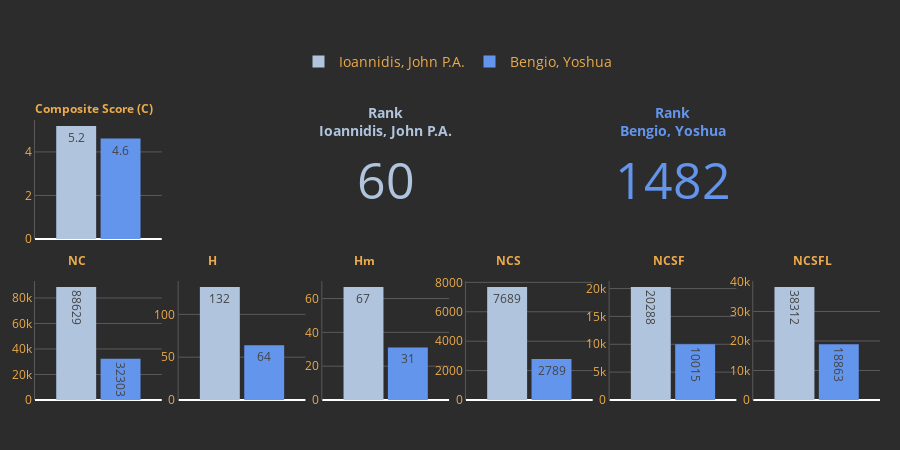

Notebook source saved alongside this figure:
### Code cell
#| label: fig4cell
from Dash_client import TwoPercentersClient
import plotly.io as pio
pio.renderers.default = "plotly_mimetype"


client = TwoPercentersClient()

#client.interactive_author_comparison()
client.interactive_author_comparison()

### Figure 1 — Plotly figure (JSON) as saved in the notebook; plotly's stock layout.template omitted (floating-point values rounded to 4 significant figures)
{"data": [{"hovertemplate": "Composite Score (C)<br>Ioannidis, John P.A.: %{text}<extra></extra>", "legendgroup": "author1", "marker": {"color": "lightsteelblue", "line": {"width": 0}}, "name": "Ioannidis, John P.A.", "showlegend": true, "text": ["5.2"], "textposition": "auto", "type": "bar", "x": [""], "xaxis": "x", "y": [5.193], "yaxis": "y"}, {"hovertemplate": "Composite Score (C)<br>Bengio, Yoshua: %{text}<extra></extra>", "legendgroup": "author2", "marker": {"color": "cornflowerblue", "line": {"width": 0}}, "name": "Bengio, Yoshua", "showlegend": true, "text": ["4.6"], "textposition": "auto", "type": "bar", "x": [""], "xaxis": "x", "y": [4.615], "yaxis": "y"}, {"domain": {"x": [0.34, 0.49], "y": [0.575, 1]}, "mode": "number", "number": {"font": {"color": "lightsteelblue", "size": 50}}, "title": {"font": {"color": "lightsteelblue", "size": 14}, "text": "<b>Rank<br>Ioannidis, John P.A.</b>"}, "type": "indicator", "value": 60}, {"domain": {"x": [0.68, 0.83], "y": [0.575, 1]}, "mode": "number", "number": {"font": {"color": "cornflowerblue", "size": 50}}, "title": {"font": {"color": "cornflowerblue", "size": 14}, "text": "<b>Rank<br>Bengio, Yoshua</b>"}, "type": "indicator", "value": 1482}, {"hovertemplate": "Number of citations<br>Ioannidis, John P.A.: %{text}<extra></extra>", "legendgroup": "author1", "marker": {"color": "lightsteelblue", "line": {"width": 0}}, "name": "Ioannidis, John P.A.", "showlegend": false, "text": ["88629"], "textposition": "auto", "type": "bar", "x": [""], "xaxis": "x2", "y": [88629], "yaxis": "y2"}, {"hovertemplate": "Number of citations<br>Bengio, Yoshua: %{text}<extra></extra>", "legendgroup": "author2", "marker": {"color": "cornflowerblue", "line": {"width": 0}}, "name": "Bengio, Yoshua", "showlegend": false, "text": ["32303"], "textposition": "auto", "type": "bar", "x": [""], "xaxis": "x2", "y": [32303], "yaxis": "y2"}, {"hovertemplate": "H-index<br>Ioannidis, John P.A.: %{text}<extra></extra>", "legendgroup": "author1", "marker": {"color": "lightsteelblue", "line": {"width": 0}}, "name": "Ioannidis, John P.A.", "showlegend": false, "text": ["132"], "textposition": "auto", "type": "bar", "x": [""], "xaxis": "x3", "y": [132], "yaxis": "y3"}, {"hovertemplate": "H-index<br>Bengio, Yoshua: %{text}<extra></extra>", "legendgroup": "author2", "marker": {"color": "cornflowerblue", "line": {"width": 0}}, "name": "Bengio, Yoshua", "showlegend": false, "text": ["64"], "textposition": "auto", "type": "bar", "x": [""], "xaxis": "x3", "y": [64], "yaxis": "y3"}, {"hovertemplate": "Hm-index<br>Ioannidis, John P.A.: %{text}<extra></extra>", "legendgroup": "author1", "marker": {"color": "lightsteelblue", "line": {"width": 0}}, "name": "Ioannidis, John P.A.", "showlegend": false, "text": ["67"], "textposition": "auto", "type": "bar", "x": [""], "xaxis": "x4", "y": [66.85], "yaxis": "y4"}, {"hovertemplate": "Hm-index<br>Bengio, Yoshua: %{text}<extra></extra>", "legendgroup": "author2", "marker": {"color": "cornflowerblue", "line": {"width": 0}}, "name": "Bengio, Yoshua", "showlegend": false, "text": ["31"], "textposition": "auto", "type": "bar", "x": [""], "xaxis": "x4", "y": [31.12], "yaxis": "y4"}, {"hovertemplate": "Number of citations to single authored papers<br>Ioannidis, John P.A.: %{text}<extra></extra>", "legendgroup": "author1", "marker": {"color": "lightsteelblue", "line": {"width": 0}}, "name": "Ioannidis, John P.A.", "showlegend": false, "text": ["7689"], "textposition": "auto", "type": "bar", "x": [""], "xaxis": "x5", "y": [7689], "yaxis": "y5"}, {"hovertemplate": "Number of citations to single authored papers<br>Bengio, Yoshua: %{text}<extra></extra>", "legendgroup": "author2", "marker": {"color": "cornflowerblue", "line": {"width": 0}}, "name": "Bengio, Yoshua", "showlegend": false, "text": ["2789"], "textposition": "auto", "type": "bar", "x": [""], "xaxis": "x5", "y": [2789], "yaxis": "y5"}, {"hovertemplate": "Number of citations to single and first authored papers<br>Ioannidis, John P.A.: %{text}<extra></extra>", "legendgroup": "author1", "marker": {"color": "lightsteelblue", "line": {"width": 0}}, "name": "Ioannidis, John P.A.", "showlegend": false, "text": ["20288"], "textposition": "auto", "type": "bar", "x": [""], "xaxis": "x6", "y": [20288], "yaxis": "y6"}, {"hovertemplate": "Number of citations to single and first authored papers<br>Bengio, Yoshua: %{text}<extra></extra>", "legendgroup": "author2", "marker": {"color": "cornflowerblue", "line": {"width": 0}}, "name": "Bengio, Yoshua", "showlegend": false, "text": ["10015"], "textposition": "auto", "type": "bar", "x": [""], "xaxis": "x6", "y": [10015], "yaxis": "y6"}, {"hovertemplate": "Number of citations to single, first and last authored papers<br>Ioannidis, John P.A.: %{text}<extra></extra>", "legendgroup": "author1", "marker": {"color": "lightsteelblue", "line": {"width": 0}}, "name": "Ioannidis, John P.A.", "showlegend": false, "text": ["38312"], "textposition": "auto", "type": "bar", "x": [""], "xaxis": "x7", "y": [38312], "yaxis": "y7"}, {"hovertemplate": "Number of citations to single, first and last authored papers<br>Bengio, Yoshua: %{text}<extra></extra>", "legendgroup": "author2", "marker": {"color": "cornflowerblue", "line": {"width": 0}}, "name": "Bengio, Yoshua", "showlegend": false, "text": ["18863"], "textposition": "auto", "type": "bar", "x": [""], "xaxis": "x7", "y": [18863], "yaxis": "y7"}], "layout": {"annotations": [{"font": {"color": "#ECAB4C", "size": 12}, "showarrow": false, "text": "<b>Composite Score (C)</b>", "x": 0.07, "xanchor": "center", "xref": "paper", "y": 1.08, "yref": "paper"}, {"font": {"color": "#ECAB4C", "size": 12}, "showarrow": false, "text": "<b>NC</b>", "x": 0.05, "xanchor": "center", "xref": "paper", "y": 0.5, "yref": "paper"}, {"font": {"color": "#ECAB4C", "size": 12}, "showarrow": false, "text": "<b>H</b>", "x": 0.21, "xanchor": "center", "xref": "paper", "y": 0.5, "yref": "paper"}, {"font": {"color": "#ECAB4C", "size": 12}, "showarrow": false, "text": "<b>Hm</b>", "x": 0.39, "xanchor": "center", "xref": "paper", "y": 0.5, "yref": "paper"}, {"font": {"color": "#ECAB4C", "size": 12}, "showarrow": false, "text": "<b>NCS</b>", "x": 0.56, "xanchor": "center", "xref": "paper", "y": 0.5, "yref": "paper"}, {"font": {"color": "#ECAB4C", "size": 12}, "showarrow": false, "text": "<b>NCSF</b>", "x": 0.75, "xanchor": "center", "xref": "paper", "y": 0.5, "yref": "paper"}, {"font": {"color": "#ECAB4C", "size": 12}, "showarrow": false, "text": "<b>NCSFL</b>", "x": 0.92, "xanchor": "center", "xref": "paper", "y": 0.5, "yref": "paper"}], "bargap": 0.3, "bargroupgap": 0.1, "font": {"color": "#ECAB4C"}, "height": 450, "legend": {"font": {"size": 14}, "itemclick": "toggle", "itemdoubleclick": "toggleothers", "orientation": "h", "x": 0.5, "xanchor": "center", "y": 1.15, "yanchor": "bottom"}, "margin": {"b": 50, "l": 20, "r": 20, "t": 120}, "paper_bgcolor": "#2C2C2C", "plot_bgcolor": "#2C2C2C", "showlegend": true, "xaxis": {"anchor": "y", "domain": [0, 0.15], "showgrid": false, "showticklabels": false, "tickangle": 0}, "xaxis2": {"anchor": "y2", "domain": [0, 0.15], "showgrid": false, "showticklabels": false, "tickangle": 0}, "xaxis3": {"anchor": "y3", "domain": [0.17, 0.32], "showgrid": false, "showticklabels": false, "tickangle": 0}, "xaxis4": {"anchor": "y4", "domain": [0.34, 0.49], "showgrid": false, "showticklabels": false, "tickangle": 0}, "xaxis5": {"anchor": "y5", "domain": [0.51, 0.66], "showgrid": false, "showticklabels": false, "tickangle": 0}, "xaxis6": {"anchor": "y6", "domain": [0.68, 0.83], "showgrid": false, "showticklabels": false, "tickangle": 0}, "xaxis7": {"anchor": "y7", "domain": [0.85, 1], "showgrid": false, "showticklabels": false, "tickangle": 0}, "yaxis": {"anchor": "x", "domain": [0.575, 1], "gridcolor": "#5b5959", "linecolor": "#5b5959", "showgrid": true}, "yaxis2": {"anchor": "x2", "domain": [0, 0.425], "gridcolor": "#5b5959", "linecolor": "#5b5959", "showgrid": true}, "yaxis3": {"anchor": "x3", "domain": [0, 0.425], "gridcolor": "#5b5959", "linecolor": "#5b5959", "showgrid": true}, "yaxis4": {"anchor": "x4", "domain": [0, 0.425], "gridcolor": "#5b5959", "linecolor": "#5b5959", "showgrid": true}, "yaxis5": {"anchor": "x5", "domain": [0, 0.425], "gridcolor": "#5b5959", "linecolor": "#5b5959", "showgrid": true}, "yaxis6": {"anchor": "x6", "domain": [0, 0.425], "gridcolor": "#5b5959", "linecolor": "#5b5959", "showgrid": true}, "yaxis7": {"anchor": "x7", "domain": [0, 0.425], "gridcolor": "#5b5959", "linecolor": "#5b5959", "showgrid": true}}}
